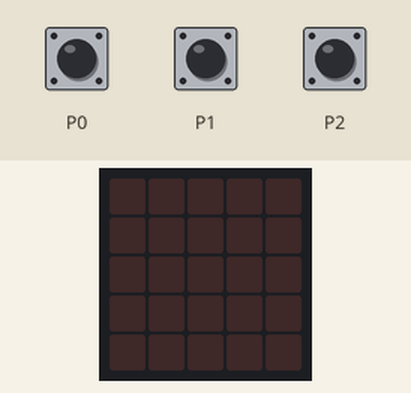
A program run on a simulated BBC micro:bit (MakeCode). Shown: the board's 5×5 LED display. Inputs (shaded band) come from the test bench. Random numbers come from a fixed seed; the 48×5 strip is a reading aid, not a part: it shows the text the display is scrolling, unrolled, one strip-width of it at a time.

Above: at 1.2 s.
1.3 s: touch pin P0 pressed for 0.15 s
At 2.0 s:
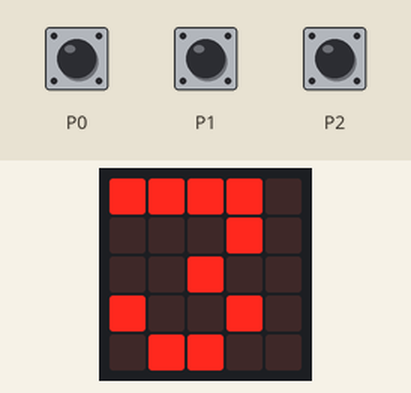
At 14.0 s:
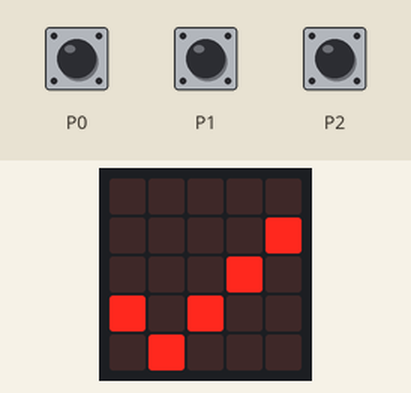
Timing chart, 0 to 14.8 s (numbered marks = the images above; inputs shaded):
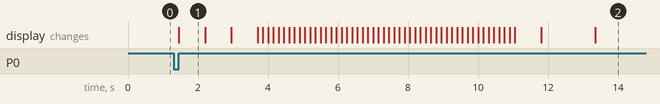

The program:

main.ts
```typescript
input.onPinPressed(TouchPin.P0, function () {
    basic.showNumber(3)
    basic.showNumber(2)
    basic.showNumber(1)
    basic.showString("Simbora!")
    basic.pause(randint(1000, 5000))
    basic.showIcon(IconNames.Yes)
    basic.pause(1000)
    basic.clearScreen()
})
input.onPinPressed(TouchPin.P2, function () {
    if (tocar == false) {
        tocar = true
        P2 += 1
        basic.showString("P2")
        basic.pause(1000)
        basic.clearScreen()
    }
})
input.onPinPressed(TouchPin.P1, function () {
    if (tocar == false) {
        tocar = true
        P1 += 1
        basic.showString("P1")
        basic.pause(1000)
        basic.clearScreen()
    }
})
let tocar = false
let P2 = 0
let P1 = 0
P2 += 0
basic.forever(function () {

})
```

test.ts
```typescript
// testes vão aqui; isto não será compilado quando este pacote for usado como uma extensão.
```

Measured:
- after the input at 1.3 s, the display: changes after 0.15 s (image 1)
- what the display in image 1 shows lasts 0.7 s, from 1.5 s to 2.2 s
